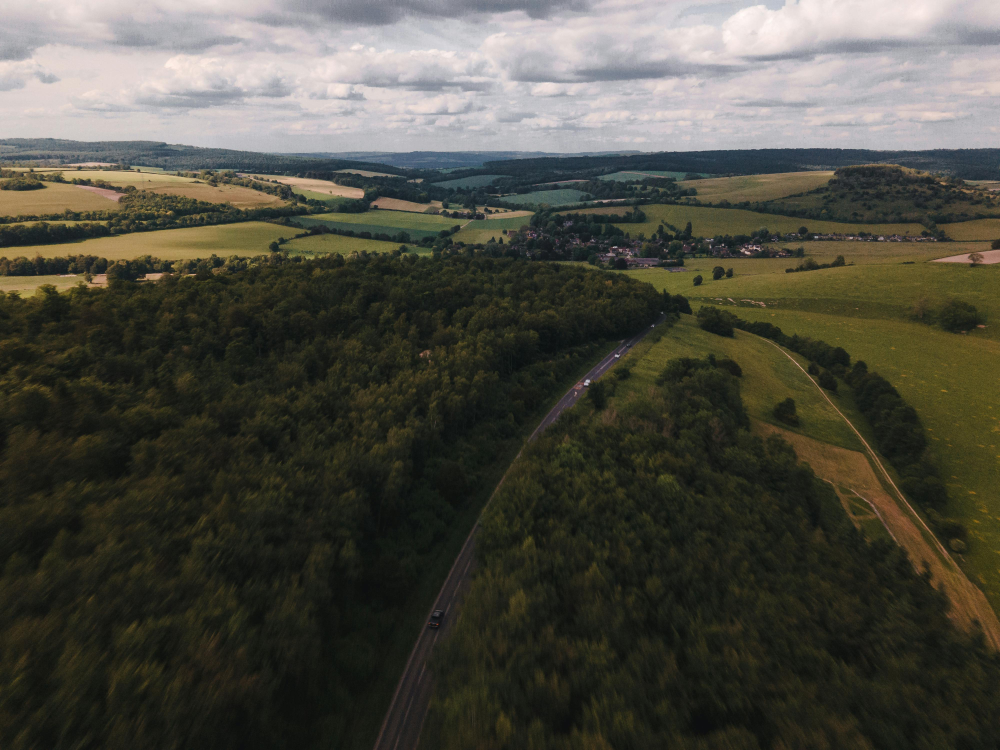
#> input picture images/photo_01.jpeg, 4000 x 3000 px, found by its file name (shown at 1/4 size); its folder holds only this picture in this run
$ python actual_working_stuff.py
#> lines starting #> are read from the running program, lines starting #| are printed output that depends on the picture; after the words box and inside, x2 and y2 are one past the last pixel; in counts of white or black regions, pixels touching at a corner belong together
#> in find_pitch_and_roll, original_img is the input picture: shape (3000, 4000, 3); mean B, G, R 66, 75.9, 77.1
import os
import random
import cv2
import skimage.measure
import numpy as np
from math import atan2, cos, sin, pi, degrees, radians

def show_img(img, name: str):
    # Вывод изображения для отслеживания процесса и дебага
    cv2.namedWindow(name, cv2.WINDOW_NORMAL | cv2.WINDOW_KEEPRATIO)
    cv2.resizeWindow(name, 300, 300)
    cv2.imshow(name, img)

def my_gray_blur(img, brush_size: int, func):
    # пройтись по изображению кистью brush_size функцией func
    # аналогичен skimage.measure.block_reduce, но сохраняет разрешение
    brush_size -= brush_size % 2

    if brush_size < 2:
        return img

    for x in range(0, 100, brush_size):
        for y in range(0, 100, brush_size):
            img[y:y+brush_size, x:x+brush_size] = func(img[y:y+brush_size, x:x+brush_size])
    return img

def crop_and_scale(img):
    # Сначала обрезка изображения до квадрата
    width, height = img.shape[1::-1]
#> width = 4000; height = 3000
    if width > height:
        margin = (width - height)/2
#> margin = 500
        img = img[:, int(margin):int(width - margin)]
    else:
        margin = (height - width)/2
        img = img[int(margin):int(height - margin), :]

    # Теперь уменьшение
    img = cv2.resize(img, (100, 100))
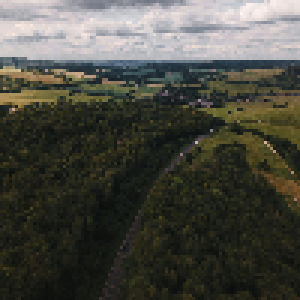
#> img: shape (100, 100, 3) (shown 3 times larger); mean of channels 0, 1, 2 66.1, 74.5, 74.5; drawn as B, G, R

    return img

def find_pitch_and_roll(path: str):

    original_img = cv2.imread(path)

    # Для увеличения быстродействия необходимо обрезать изображение до квадрата и уменьшить разрешение
    processed_img = crop_and_scale(original_img)
    show_img(processed_img, 'Processed')

    # Переводим в оттенки серого. Подготовка к отделению неба и земли через бинаризацию по Оцу
    gray_img = cv2.cvtColor(processed_img, cv2.COLOR_BGR2GRAY)
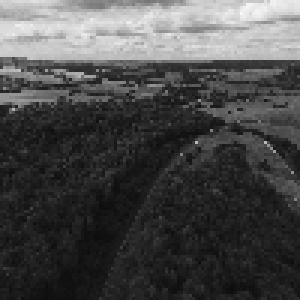
#> gray_img: shape (100, 100) (shown 3 times larger); min 13, max 248, mean 73.5
    show_img(gray_img, 'Gray')

    # Добавляем блюр для сглаживания шумов. Выбран билатеральный метод для сохранения границ объектов
    blur_img = cv2.bilateralFilter(gray_img, 9, 60, 50)
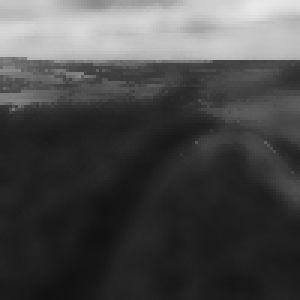
#> blur_img: shape (100, 100) (shown 3 times larger); min 17, max 231, mean 73.6
    show_img(blur_img, 'Blur')

    # Сама бинаризация.
    # Изображение содержит белые "пятна" или неровности в местах солнца, водоёмов и т.п.
    # и чёрные в местах облаков
    _, bw_img = cv2.threshold(blur_img, 250, 255, cv2.THRESH_OTSU)
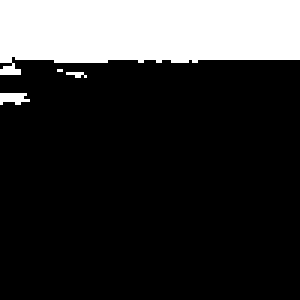
#> bw_img: shape (100, 100) (shown 3 times larger); 20.9% white; 4 white regions (2 under 20 px)

    # Находим белые контуры
    # cv2.CHAIN_APPROX_SIMPLE не подходит, потому что при крене близком к 0, он будет возвращать мало точек,
    # которые могут быть потеряны при дальнейшей обработке
    contours, _ = cv2.findContours(bw_img, cv2.RETR_TREE, cv2.CHAIN_APPROX_NONE)
#> contours = 4 contours, 3 with area under 20; largest, box (x1, y1, x2, y2) and area: (0, 0, 100, 25) 1924

    # Если контуров нет, то скорее всего камера смотрит на землю или отключилась
    # Положение горизонта необходимо предсказать из прошлого положения и данных акселерометра
    if len(contours) == 0:
        print('Небо не найдено')
        #predict_horizon()
        return None, None

    # Предполагаем, что пятно с самым длинным контуром = небо
    sky = sorted(contours, key=cv2.contourArea, reverse=True)[0]
#> sky = contour of 255 points, box (x1, y1, x2, y2) (0, 0, 100, 25), area 1924

    bw_img = cv2.cvtColor(bw_img, cv2.COLOR_GRAY2BGR)
#> bw_img: shape (100, 100, 3); 20.9% white; 4 white regions (2 under 20 px), largest, box (x1, y1, x2, y2) and area: (0, 0, 100, 25) 2052, (0, 31, 10, 35) 30

    edge_points = []     # Лежат на краях изображения, поэтому точно не горизонт
    non_edge_points = [] # Лежат на краях водоёмов, полей, засветов, облаков и т.д.
    for i in sky:
        x, y = i[0][0], i[0][1]
        if x == 0 or x == 99 or y == 0 or y == 99:
            edge_points.append(i[0])
            bw_img[y][x] = (0, 255, 255)
        else:
            non_edge_points.append(i[0])
            bw_img[y][x] = (0, 0, 255)
#> this loop made 255 passes
#> (x, y) on passes 1 to 3: (0, 0), (0, 1), (0, 2)
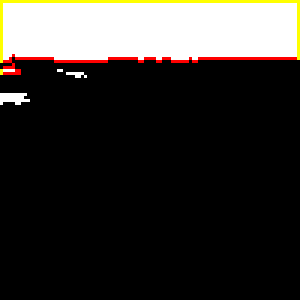
#> bw_img: shape (100, 100, 3) (shown 3 times larger); mean B, G, R 46.9, 50.5, 53.4
#> after the loop, edge_points = 141 pairs, first value 0 to 99, second value 0 to 24; non_edge_points = 114 pairs, first value 1 to 98, second value 18 to 24
    show_img(bw_img, 'B&W')


    # Горизонт находится на границе какого-то объекта. Помогает отфильтровать облака
    edges = cv2.Canny(image=gray_img, threshold1=200, threshold2=250)
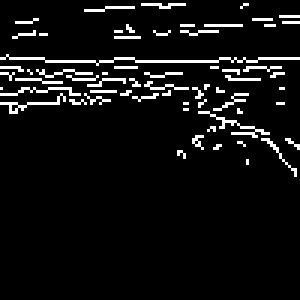
#> edges: shape (100, 100) (shown 3 times larger); 6.5% white in thin lines or dots, all inside (x1, y1, x2, y2) = (0, 1, 100, 59)
    show_img(edges, 'Edges')
    edges = skimage.measure.block_reduce(
        edges, # Находим чёткие границы по серому изображению
        (2, 2), np.max                                             # Проходим кистью 5х5. Ч/б картинка выглядит как 20х20
    )
#> edges: shape (50, 50); 15.1% white in thin lines or dots, all inside (x1, y1, x2, y2) = (0, 0, 50, 30)
    show_img(edges, 'Gray edges skimage')

    show_img(
        skimage.measure.block_reduce(
            cv2.Canny(image=blur_img, threshold1=200, threshold2=250),
            (2, 2), np.max
        ),
        'Blur edges skimage'
    )

    blur_skimage = skimage.measure.block_reduce(blur_img, (2, 2), np.min)
    show_img(blur_skimage, 'Blur skimage')
    new_edges = cv2.resize(cv2.Canny(image=blur_skimage, threshold1=200, threshold2=250), (100, 100), interpolation=cv2.INTER_NEAREST)
#> new_edges: shape (100, 100); 2.3% white in thin lines or dots, all inside (x1, y1, x2, y2) = (0, 16, 100, 36)
    show_img(new_edges, 'Blur skimage edges')

    gray_skimage = skimage.measure.block_reduce(gray_img, (2, 2), np.min)
    show_img(gray_skimage, 'Gray skimage')
    gray_skimage_blur = cv2.bilateralFilter(gray_skimage, 5, 40, 50)
    show_img(gray_skimage_blur, 'Gray skimage blur')
    show_img(cv2.Canny(image=gray_skimage, threshold1=200, threshold2=250), 'Gray skimage blur edges')

    # Затемняет всё изображение, но тёмное сильнее, так что границы более явные
    new_gray_skimage = ((gray_skimage / 255)**2 * 255).astype(np.uint8)
    new_gray_skimage_blur = cv2.bilateralFilter(new_gray_skimage, 5, 50, 50)
    show_img(new_gray_skimage_blur, 'My gray skimage blur')
    show_img(cv2.Canny(image=new_gray_skimage_blur, threshold1=200, threshold2=250), 'My gray skimage blur edges')
#> in show_img (call 14), `cv2.imshow(name, img)`:
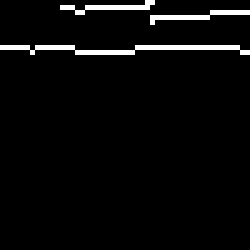
#> window 'My gray skimage blur edges': shape (50, 50) (shown 5 times larger); 3.6% white in thin lines or dots, all inside (x1, y1, x2, y2) = (0, 0, 50, 11)

    return path


os.system('cls')
for name in os.listdir('images'):
    print(find_pitch_and_roll(
        f'images\{name}'
    ))
    if cv2.waitKey(0) == 27: break # esc для выхода
#> (key Esc is pressed here)
    cv2.destroyAllWindows()

$ run again, on images/photo_05.jpeg
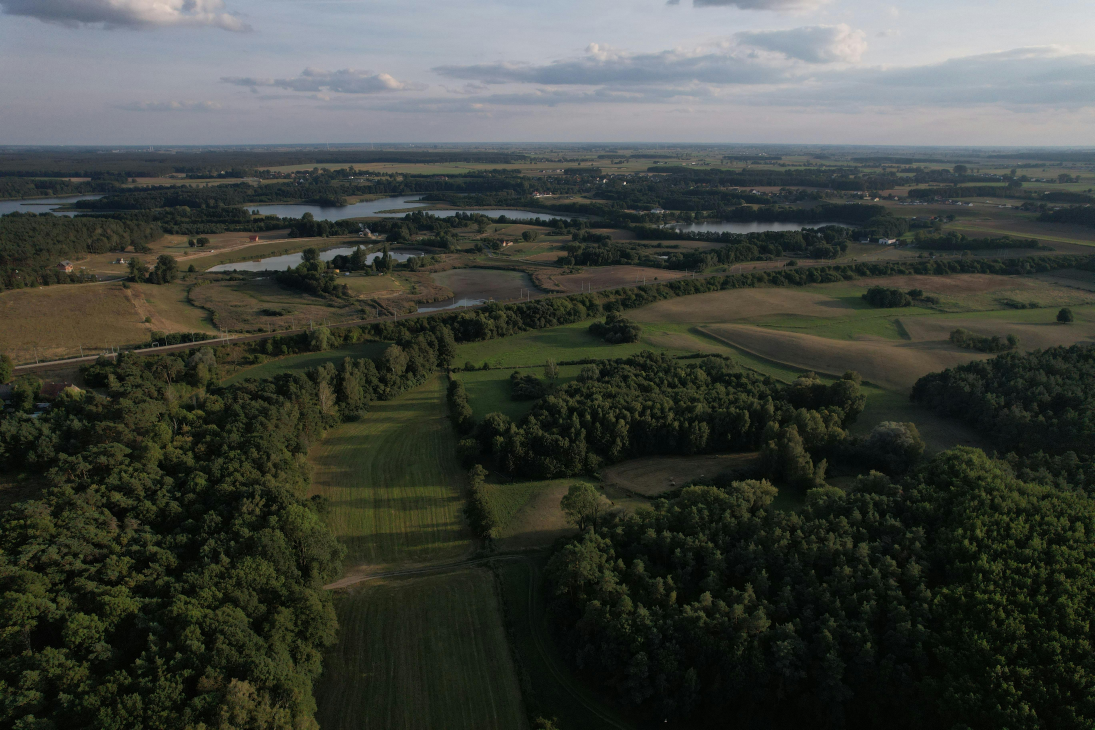
#> input picture images/photo_05.jpeg, 5472 x 3648 px, found by its file name (shown at 1/5 size)
#> in find_pitch_and_roll, original_img is the input picture: shape (3648, 5472, 3); mean B, G, R 61.5, 67.7, 63.5
#> contours = 1 contour; box (x1, y1, x2, y2) and area: (0, 0, 100, 22) 1988
#> sky = contour of 238 points, box (x1, y1, x2, y2) (0, 0, 100, 22), area 1988
#> the loop in find_pitch_and_roll, `for i in sky:` made 238 passes
#> (x, y) on passes 1 to 3: (0, 0), (0, 1), (0, 2)
#> after the loop in find_pitch_and_roll, `for i in sky:`:
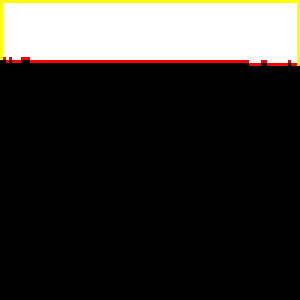
#> bw_img: shape (100, 100, 3) (shown 3 times larger); mean B, G, R 47.7, 51.3, 53.8
#> after the loop in find_pitch_and_roll, `for i in sky:`: edge_points = 140 pairs, first value 0 to 99, second value 0 to 21; non_edge_points = 98 pairs, first value 1 to 98, second value 19 to 21
#> new_edges: shape (100, 100); 2% white in thin lines or dots, all inside (x1, y1, x2, y2) = (0, 18, 100, 22)
#> in show_img (call 14), `cv2.imshow(name, img)`:
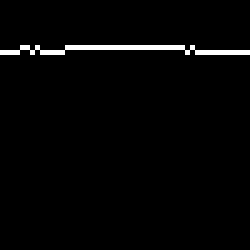
#> window 'My gray skimage blur edges': shape (50, 50) (shown 5 times larger); 2% white in thin lines or dots, all inside (x1, y1, x2, y2) = (0, 9, 50, 11)

$ run again, on images/photo_06.jpeg
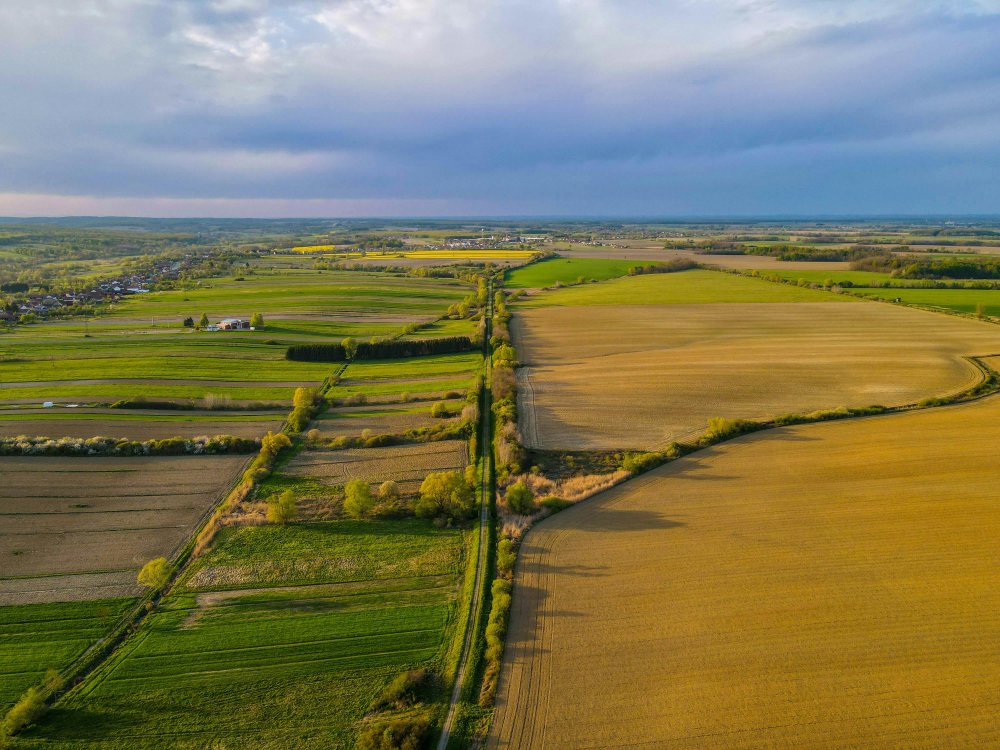
#> input picture images/photo_06.jpeg, 4000 x 3000 px, found by its file name (shown at 1/4 size)
#> in find_pitch_and_roll, original_img is the input picture: shape (3000, 4000, 3); mean B, G, R 85.4, 122, 126.1
#> contours = 5 contours, 3 with area under 20; largest, box (x1, y1, x2, y2) and area: (0, 0, 100, 30) 2660, (64, 40, 100, 52) 216
#> sky = contour of 251 points, box (x1, y1, x2, y2) (0, 0, 100, 30), area 2660
#> the loop in find_pitch_and_roll, `for i in sky:` made 251 passes
#> (x, y) on passes 1 to 3: (0, 0), (0, 1), (0, 2)
#> after the loop in find_pitch_and_roll, `for i in sky:`:
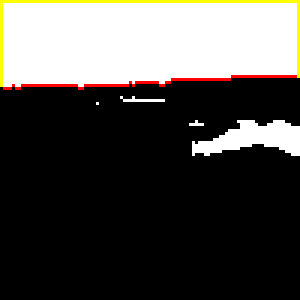
#> bw_img: shape (100, 100, 3) (shown 3 times larger); mean B, G, R 71.9, 75.8, 78.3
#> after the loop in find_pitch_and_roll, `for i in sky:`: edge_points = 153 pairs, first value 0 to 99, second value 0 to 28; non_edge_points = 98 pairs, first value 1 to 98, second value 25 to 29
#> new_edges: shape (100, 100); 0.28% white in thin lines or dots, all inside (x1, y1, x2, y2) = (36, 48, 74, 62)
#> in find_pitch_and_roll, `new_gray_skimage_blur = cv2.bilateralFilter(new_gray_skimage, 5, 50, 50)`:
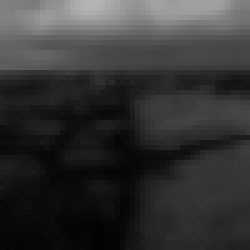
#> new_gray_skimage_blur: shape (50, 50) (shown 5 times larger); min 2, max 181, mean 51.7

$ run again, on images/photo_07.jpeg
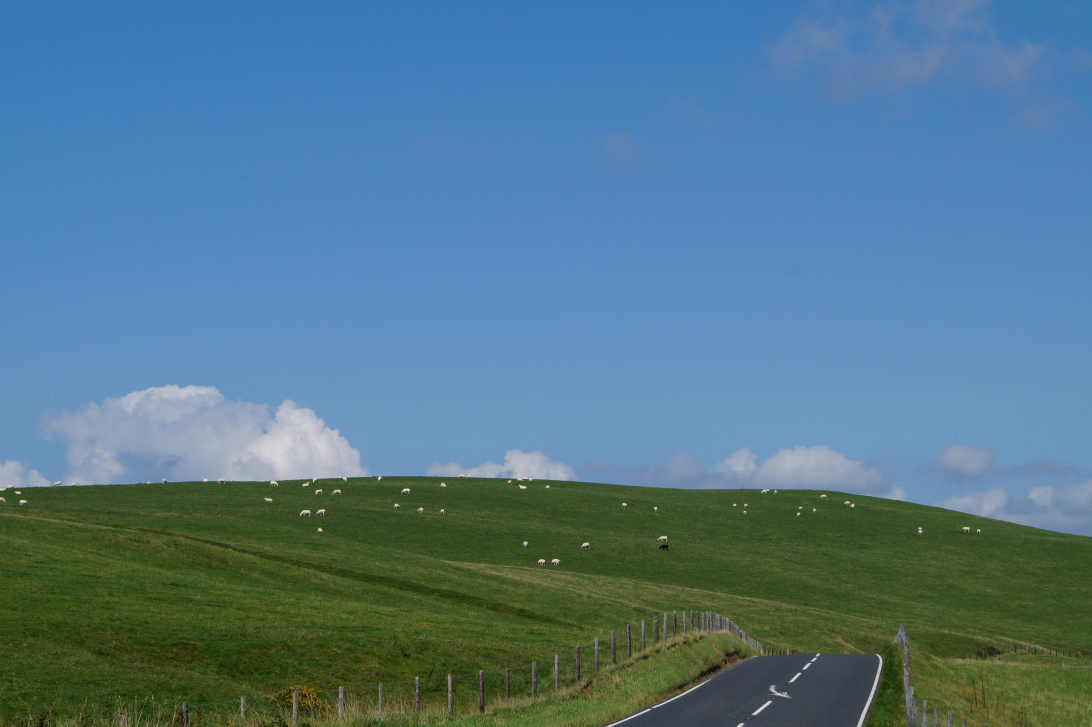
#> input picture images/photo_07.jpeg, 5456 x 3632 px, found by its file name (shown at 1/5 size)
#> in find_pitch_and_roll, original_img is the input picture: shape (3632, 5456, 3); mean B, G, R 139.7, 120.1, 82.6
#> contours = 13 contours, 12 with area under 20; largest, box (x1, y1, x2, y2) and area: (0, 0, 100, 69) 6494
#> sky = contour of 331 points, box (x1, y1, x2, y2) (0, 0, 100, 69), area 6494
#> the loop in find_pitch_and_roll, `for i in sky:` made 331 passes
#> (x, y) on passes 1 to 3: (0, 0), (0, 1), (0, 2)
#> after the loop in find_pitch_and_roll, `for i in sky:`: edge_points = 233 pairs, first value 0 to 99, second value 0 to 68; non_edge_points = 98 pairs, first value 1 to 98, second value 65 to 68
#> new_edges: shape (100, 100); 2% white in thin lines or dots, all inside (x1, y1, x2, y2) = (0, 64, 100, 70)
#> in show_img (call 14), `cv2.imshow(name, img)`:
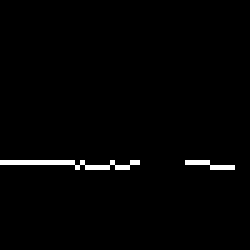
#> window 'My gray skimage blur edges': shape (50, 50) (shown 5 times larger); 1.5% white in thin lines or dots, all inside (x1, y1, x2, y2) = (0, 32, 47, 34)
